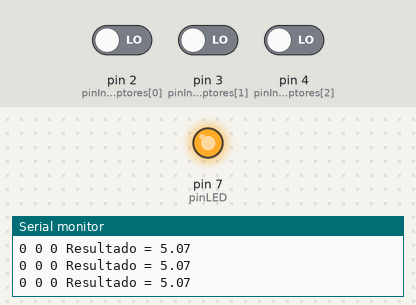
Simulated run of this sketch. Board: Arduino Uno, built with avr-gcc and run on an emulated ATmega328P. On the bench: output pins drawn as LEDs (lit = HIGH), the last lines printed to the serial monitor. The inputs (shaded band) are chosen by the test bench; at power-on: pin 2 (pinInteruptores[0]) LOW, pin 3 (pinInteruptores[1]) LOW, pin 4 (pinInteruptores[2]) LOW.

Above: at 1.8 s.
1.9 s: pin 2 (pinInteruptores[0]) driven HIGH and pin 3 (pinInteruptores[1]) driven HIGH and pin 4 (pinInteruptores[2]) driven HIGH
At 3.2 s:
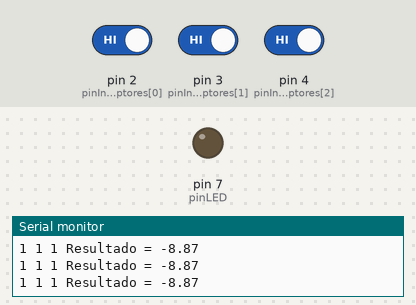
3.5 s: pin 2 (pinInteruptores[0]) driven LOW
At 4.5 s:
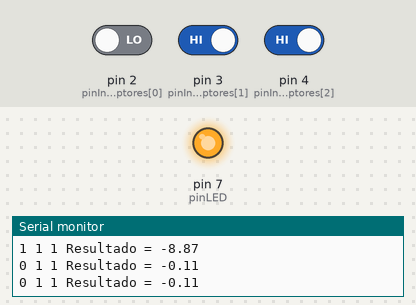
5.0 s: pin 2 (pinInteruptores[0]) driven HIGH
At 5.9 s:
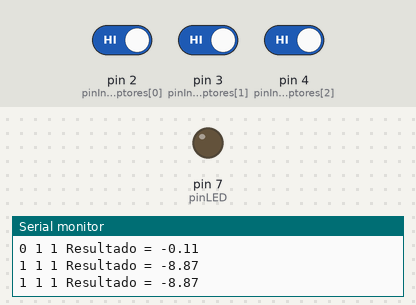
Timing chart, 0 to 8.0 s (numbered marks = the images above; inputs shaded):
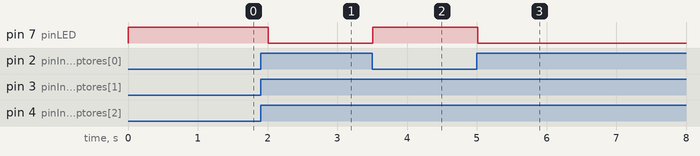

Measured:
- after the input at 1.9 s, pin 7 (pinLED): HIGH → LOW after 0.11 s
- after the input at 3.5 s, pin 7 (pinLED): LOW → HIGH at once
- after the input at 5.0 s, pin 7 (pinLED): HIGH → LOW at once

The sketch:

main.ino
```cpp
// DATOS OBTENIDOS DE MATLAB
// -------------------------

// pesos:  3.7996	 2.5564	-0.7741
// pesos: -0.6279	-0.6725	-3.3575
// pesos: -2.2506	-1.1015	-2.3832

// pesos_bias: -3.8600
// pesos_bias:  3.6154
// pesos_bias:  2.4364

const int pinInteruptores[] = {2, 3, 4};
const int pinLED = 7;

byte capa1, capa2, capa3;
float neurona1, neurona2, neurona3;
float a1, a2, a3;
float resultado;

void setup()
{
  pinMode(pinInteruptores[0], INPUT);
  pinMode(pinInteruptores[1], INPUT);
  pinMode(pinInteruptores[2], INPUT);
  pinMode(pinLED, OUTPUT);
  Serial.begin(9600);
}

void loop()
{
  capa1 = digitalRead(pinInteruptores[0]);
  capa2 = digitalRead(pinInteruptores[1]);
  capa3 = digitalRead(pinInteruptores[2]);

  neurona1 = capa1*(3.7996)+capa2*(2.5564)+capa3*(-0.7741)+(-3.8600);
  neurona2 = capa1*(-0.6279)+capa2*(-0.6725)+capa3*(-3.3575)+(3.6154);
  neurona3 = capa1*(-2.2506)+capa2*(-1.1015)+capa3*(-2.3832)+(-2.4364);

  a1 = tanh(neurona1);
  a2 = tanh(neurona2);
  a3 = tanh(neurona3);

  resultado = a1*(-3.8600)+a2*(3.6154)+a3*(2.4364);

  Serial.println(String(capa1) + " " + String(capa2) + " " + String(capa3) + " Resultado = " + String(resultado));

  digitalWrite(pinLED, resultado > -2.8);
  delay(500);
}
```
